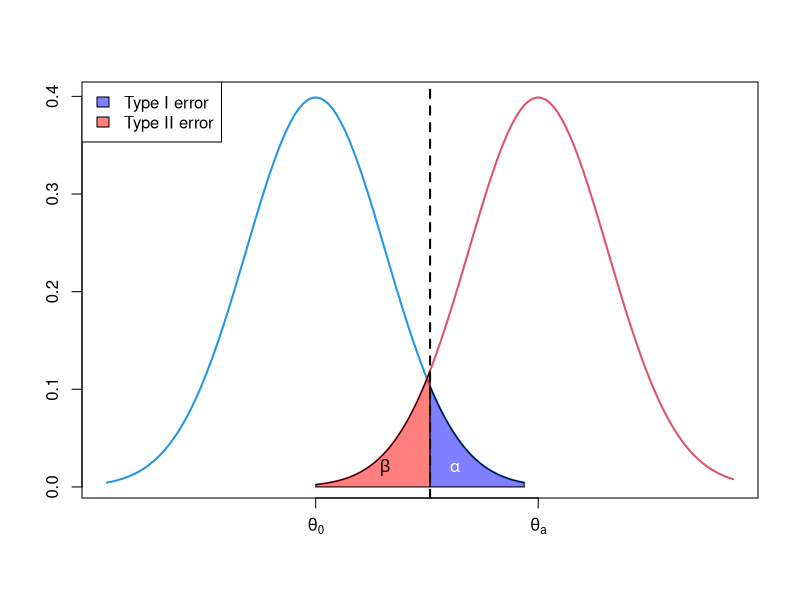

Source code (R):
## ---- chunk 1
knitr::opts_chunk$set(echo = TRUE)
## ---- chunk 2
standardize <- function(v, centered_only = FALSE, na.remove = FALSE) {
  mu <- mean(v, na.rm = na.remove)
  sigma <- sd(v, na.rm = na.remove)
  if(centered_only) {
    return(v - mu)
  }else{
    return((v-mu)/sigma)
  }
}

v <- c(1,2,3,4, NA)
standardize(v, centered_only = T, na.remove = T)
## ---- chunk 3
matrix_sum <- function(m) {
  result <- 0
  for(i in m) {
    result = result + i
  }
  return(result)
}

m <- matrix(
  1:16, 
  nrow=4,   
  ncol=4,   
  byrow = FALSE)
m
matrix_sum(m)
## ---- chunk 4
curve(dnorm, from=-3, to=3, xlim=c(-3, 6), lwd=2, col=4, axes=FALSE, xlab=NA, ylab=NA)
curve(dnorm(x, mean=3.2), add=TRUE, col=2, lwd=2, from=0, to=6)
coord.x <- c(qnorm(0.95),
seq(qnorm(0.95), 0, by=-0.01), 0)
coord.y <- c(0, dnorm(coord.x[-c(1, length(coord.x))], mean=3.2), 0) 
polygon(coord.x, coord.y, col=rgb(1, 0, 0, 0.5))
coord.x <- c(qnorm(0.95),
seq(qnorm(0.95), 3, by=0.01), 3)
coord.y <- c(0, dnorm(coord.x[-c(1, length(coord.x))]), 0) 
polygon(coord.x, coord.y, col=rgb(0, 0, 1, 0.5))
abline(v = qnorm(0.95), lty=2, lwd=2)
text(1, 0.02, labels = expression(beta))
text(2, 0.02, labels = expression(alpha), col = "white")
axis(1, at = c(0, 3.2), labels = c(expression(theta[0]), expression(theta[a])))
axis(2)
box()
legend("topleft", c("Type I error", "Type II error"), fill=c(rgb(0, 0, 1, 0.5), rgb(1, 0, 0, 0.5)))
## ---- chunk 5
isPrime <- function(n) {
  tag = 0
  
  if(n==1) {
    return(F)
  } else if(n == 2 | n == 3) {
    return(T)
  } else {
    for(i in 2:floor(n/2)) {
      if(n %% i == 0) {
        tag = 1
        break
      }
    }
  }
  
  if(tag == 1) {
    return(F)
  } else {
    return(T)
  }
 
}

isPrime(11)
